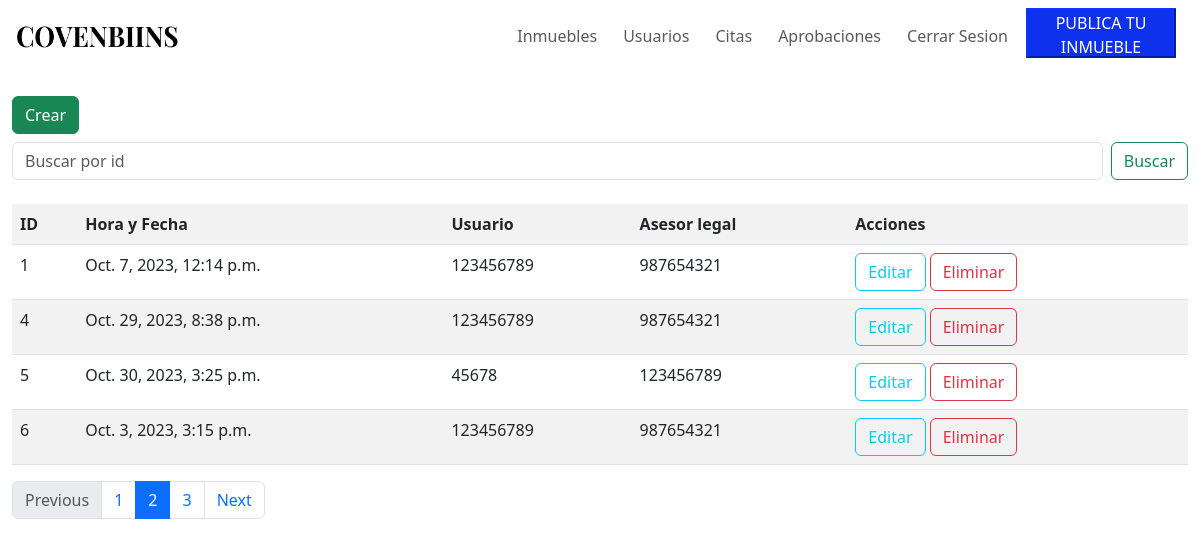
Before: /listar_citas/ with the older database file.
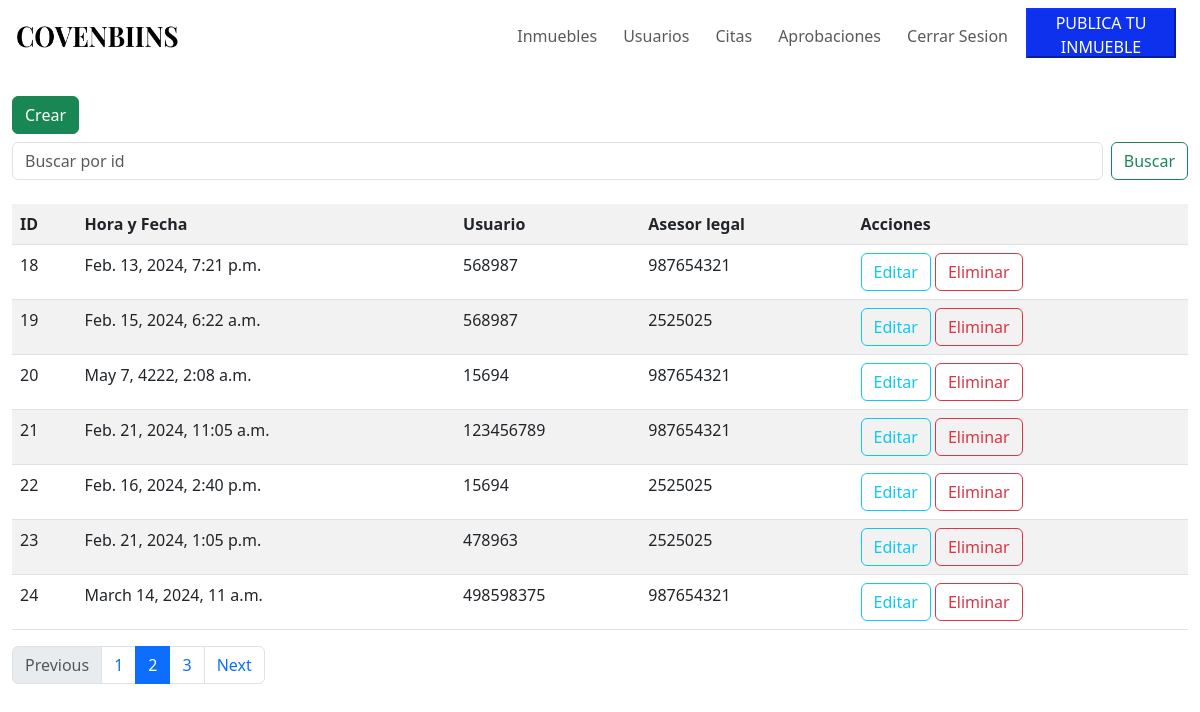
After: the same page with the newer database file.
### covenbiins/models.py (models this page shows)
class Citas(models.Model):
    ESTADO = (
        (1, 'Asignada'),
        (2, 'Realizada'),
        (3, 'Cancelada')
    )
    id_Citas = models.BigAutoField(primary_key=True, blank=True)
    horaCita = models.DateTimeField()
    usuario = models.ForeignKey('Usuarios', on_delete=models.CASCADE, related_name='UsuarioFk')
    asesor = models.ForeignKey('Usuarios', on_delete=models.CASCADE, related_name='AsesorFk')
    estado = models.IntegerField(choices=ESTADO, default=1)

class Usuarios(models.Model):
    Roles = (
        (1, 'Administrador'),
        (2, 'Asesor Legal'),
        (3, 'Vendedor'),
        (4, 'Comprador'),
    )
    cedula = models.CharField(unique=True, primary_key=True, max_length=10)
    foto = models.ImageField(null=True, blank=True, default='fotos/default.jpeg', upload_to='fotos')
    nombre = models.CharField(max_length=50)
    apellido = models.CharField(max_length=50)
    fechaNacimiento = models.DateField()
    telefono = models.CharField(max_length=50)
    direccion = models.CharField(max_length=50)
    tipoUsuario = models.IntegerField(choices=Roles, default=4)
    email = models.EmailField(unique=True, null=True)
    contrasena = models.CharField(max_length=50, null=True)
    def __str__(self):
        return f"{self.cedula}"

### covenbiins/views.py (the view)
# urls.py: path("listar_citas/", views.citas, name="listar_citas"),
def citas(request):
    result = Citas.objects.all()
    context = {"data": result}
    return render(request, "covenbiins/citas/listar_citas.html", context)

### covenbiins/templates/covenbiins/citas/listar_citas.html (shortened to what this page needs)
{% extends 'covenbiins/base2.html' %}
{% load static %}
{% block contenedor %}
  <br>
  <div class="container-fluid">
    <a class="btn btn-success" href="{% url 'covenbiins:form_citas' %}">Crear</a>
    <form class="d-flex mt-2 mb-4" role="search" method="post" action="{% url 'covenbiins:citas_buscar' %}">
      <input class="form-control me-2" type="search" placeholder="Buscar por id" aria-label="Search" name="buscar" value="{{ buscado }}">
      <button class="btn btn-outline-success" type="submit">Buscar</button>
    </form>
  {% if data %}
    <table class="table table-striped">
      <tr>
        <th>ID</th>
        <th>Hora y Fecha</th>
        <th>Usuario</th>
        <th>Asesor legal</th>
        <th>Acciones</th>
      </tr>
    {% for i in data %}
      <tr>
        <td>{{ i.id_Citas }}</td>
        <td>{{ i.horaCita }}</td>
        <td>{{ i.usuario }}</td>
        <td>{{ i.asesor }}</td>
        <td>
          <a href="{% url 'covenbiins:citas_editar' i.id_Citas %}" class="btn btn-outline-info">Editar</a>
          <a href="javascript:confirmar_eliminar('{% url 'covenbiins:citas_eliminar' i.id_Citas %}');" class="btn btn-outline-danger">Eliminar</a>
        </td>
      </tr>
    {% endfor %}
    </table>
    <nav aria-label="...">
      <ul class="pagination">
        <li class="page-item disabled">
          <a class="page-link">Previous</a>
        </li>
        <li class="page-item"><a class="page-link" href="#">1</a></li>
        <li class="page-item active" aria-current="page">
          <a class="page-link" href="#">2</a>
        </li>
        <li class="page-item"><a class="page-link" href="#">3</a></li>
        <li class="page-item">
          <a class="page-link" href="#">Next</a>
        </li>
      </ul>
    </nav>
  {% else %}
    NO hay registros....
  {% endif %}
</div>
{% endblock %}

Changed rows visible on the page:
removed Citas: id_Citas "1", horaCita "Oct. 7, 2023, 12:14 p.m.", usuario "123456789", asesor "987654321"
removed Citas: id_Citas "4", horaCita "Oct. 29, 2023, 8:38 p.m.", usuario "123456789", asesor "987654321"
removed Citas: id_Citas "5", horaCita "Oct. 30, 2023, 3:25 p.m.", usuario "45678", asesor "123456789"
removed Citas: id_Citas "6", horaCita "Oct. 3, 2023, 3:15 p.m.", usuario "123456789", asesor "987654321"
added Citas: id_Citas "18", horaCita "Feb. 13, 2024, 7:21 p.m.", usuario "568987", asesor "987654321"
added Citas: id_Citas "19", horaCita "Feb. 15, 2024, 6:22 a.m.", usuario "568987", asesor "2525025"
added Citas: id_Citas "20", horaCita "May 7, 4222, 2:08 a.m.", usuario "15694", asesor "987654321"
added Citas: id_Citas "21", horaCita "Feb. 21, 2024, 11:05 a.m.", usuario "123456789", asesor "987654321"
added Citas: id_Citas "22", horaCita "Feb. 16, 2024, 2:40 p.m.", usuario "15694", asesor "2525025"
added Citas: id_Citas "23", horaCita "Feb. 21, 2024, 1:05 p.m.", usuario "478963", asesor "2525025"
added Citas: id_Citas "24", horaCita "March 14, 2024, 11 a.m.", usuario "498598375", asesor "987654321"
